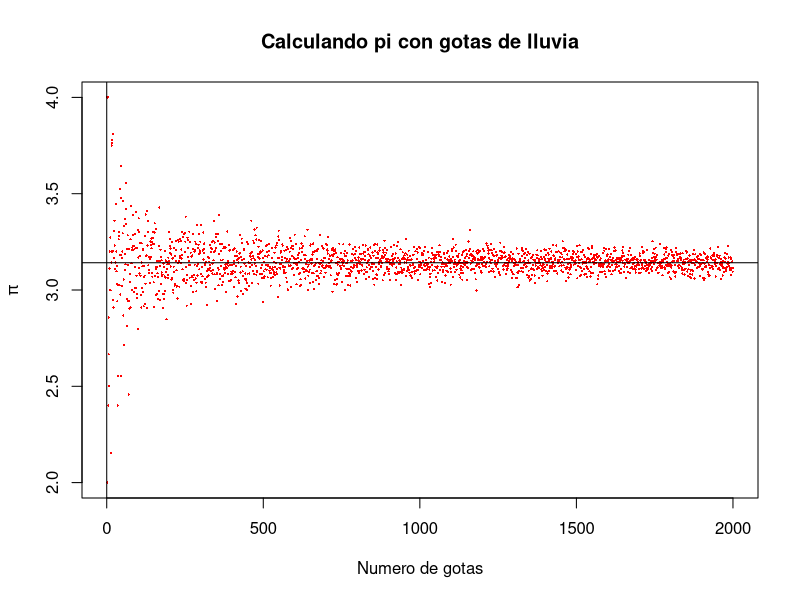

Recreate this plot in R.
# Practica2
# Obtención de números aleatorios con sample, devuelve entero
sample(1:8, 2, replace = TRUE)

# Con runif() devuelve un racional
runif(1, -1, 1)

#' Cuenta las gotas que están dentro del circulo.
#'
#' @param n numero de gotas del experimento.
#'
#' @return Devuelve el numero de gotas del dentro del circulo.
gotas_dentro <- function(n){
  x <- runif(n, -1, 1)
  y <- runif(n, -1, 1)
  gotas <- 0
  for(i in 1:n){
    if(x[i]^2+y[i]^2 <= 1){
      gotas = gotas + 1   
    }
  }
  return(gotas)
}

#' Simula el experimento de gotas de lluvia para aproximar \pi
#'
#' @param num_gotas es el numero total de gotas del experimento. 
#' @param graficar un boolean que indica si desea graficar el experimento
#' 
#' @return un vector que contiene todas la aproximaciones de \pi
simulacion_lluvia <- function(num_gotas, graficar = TRUE) {
  x <- 1:num_gotas
  aprox_pi <- c()
  for(i in 1:num_gotas){
    aprox_pi[i]= (4*gotas_dentro(i))/i
  }
  if (graficar) graficar_simulacion(x, aprox_pi)
  return(aprox_pi)
}

#' Genera una grafica que representa la simulación
#'
#' @param x es un vector con un numero de gotas
#' @param y es un vector con todas la aproximaciones de pi
graficar_simulacion <- function (x, y) {
  plot(x , y,
       main = "Calculando pi con gotas de lluvia",       
       ylab = expression(pi),
       xlab = "Numero de gotas",
       pch=16, cex=.3, col="red")
  abline(0,0,pi,0)
}


aproximaciones_pi <- simulacion_lluvia(2000, graficar = TRUE)
# simulacion_lluvia(2000)




